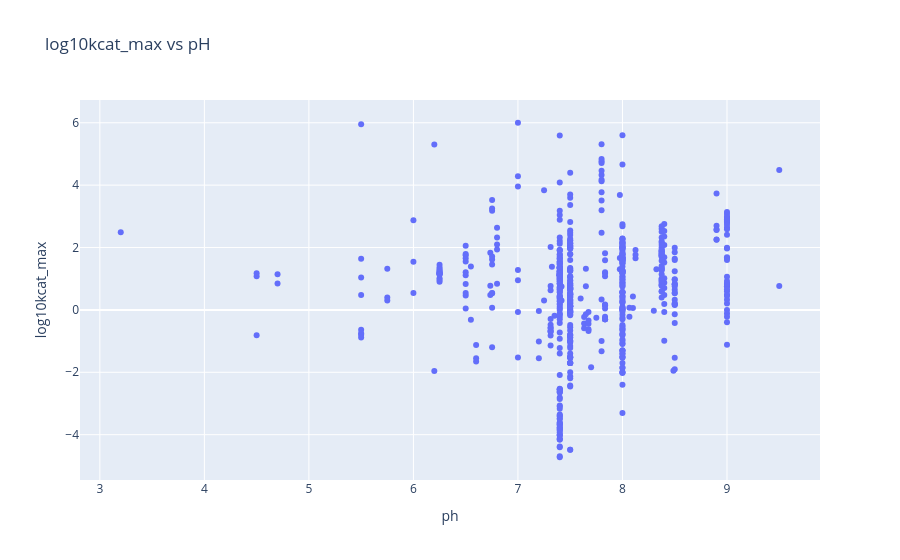

The cell this chart's notebook holds for it:
### Code cell
#log10kcat_mean vs ph: Determine if turnover is pH-sensitive (especially near active site pKa)
fig = px.scatter(
    kcat_df,
    x="ph",
    y="log10kcat_max",
    title="log10kcat_max vs pH",
    hover_data=["reaction_smiles"]
)
fig.show()

### Figure 1 — Plotly figure (JSON) as saved in the notebook; plotly's stock layout.template omitted (floating-point values rounded to 4 significant figures; data arrays with more than 128 entries replaced by an {"elided": "..."} marker saying what was removed)
{"data": [{"customdata": {"elided": "628x1 str values"}, "hovertemplate": "ph=%{x}<br>log10kcat_max=%{y}<br>reaction_smiles=%{customdata[0]}<extra></extra>", "legendgroup": "", "marker": {"color": "#636efa", "symbol": "circle"}, "mode": "markers", "name": "", "orientation": "v", "showlegend": false, "type": "scatter", "x": {"elided": "628 float values"}, "xaxis": "x", "y": {"elided": "628 float values"}, "yaxis": "y"}], "layout": {"legend": {"tracegroupgap": 0}, "title": {"text": "log10kcat_max vs pH"}, "xaxis": {"anchor": "y", "domain": [0, 1], "title": {"text": "ph"}}, "yaxis": {"anchor": "x", "domain": [0, 1], "title": {"text": "log10kcat_max"}}}}
